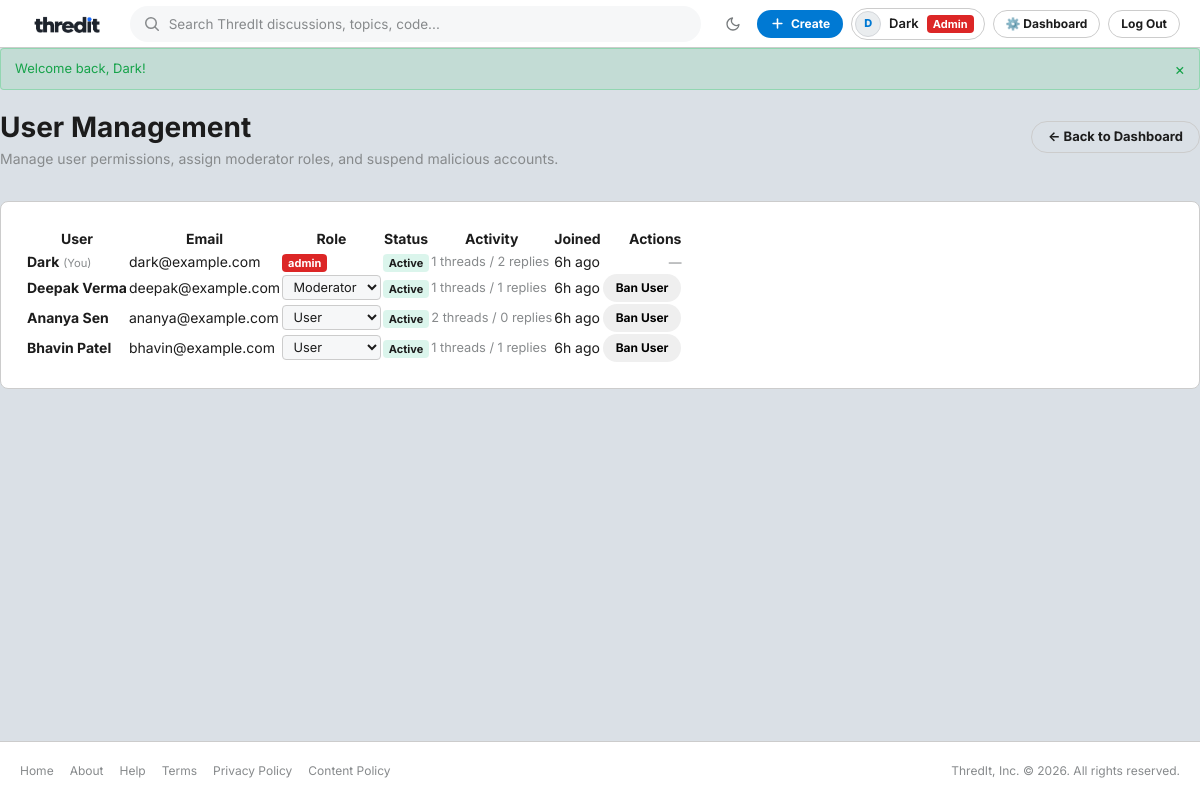
The page /admin/users.php (signed in) on the database its author committed.
### tables this page shows
CREATE TABLE IF NOT EXISTS `users` (
    `id` INT UNSIGNED NOT NULL AUTO_INCREMENT,
    `name` VARCHAR(100) NOT NULL,
    `email` VARCHAR(191) NOT NULL,
    `password_hash` VARCHAR(255) NOT NULL,
    `role` ENUM('user', 'moderator', 'admin') NOT NULL DEFAULT 'user',
    `is_banned` TINYINT(1) NOT NULL DEFAULT 0,
    `created_at` DATETIME NOT NULL DEFAULT CURRENT_TIMESTAMP,
    PRIMARY KEY (`id`),
    UNIQUE KEY `uq_users_email` (`email`),
    INDEX `idx_users_role` (`role`),
    INDEX `idx_users_banned` (`is_banned`)
);

### includes/functions.php (called while the page is built, shortened)
<?php
if (!function_exists('get_base_url')) {
    function get_base_url(): string
    {
        $protocol = (!empty($_SERVER['HTTPS']) && $_SERVER['HTTPS'] !== 'off') ? 'https://' : 'http://';
        $host = $_SERVER['HTTP_HOST'] ?? 'localhost';
        $scriptPath = str_replace('\\', '/', $_SERVER['SCRIPT_NAME'] ?? '');
        $scriptDir = dirname($scriptPath);
        $baseFolder = preg_replace('#/(public|admin|includes|api)$#i', '', $scriptDir);
        return rtrim($protocol . $host . $baseFolder, '/');
    }
}
if (!function_exists('url')) {
    function url(string $path = ''): string
    {
        $base = get_base_url();
        $trimmedPath = ltrim($path, '/');
        return $trimmedPath === '' ? $base : $base . '/' . $trimmedPath;
    }
}
if (!function_exists('e')) {
    function e(mixed $string): string
    {
        return htmlspecialchars((string) ($string ?? ''), ENT_QUOTES, 'UTF-8');
    }
}
if (!function_exists('time_ago')) {
    function time_ago(string $datetime): string
    {
        $timestamp = strtotime($datetime);
        $difference = time() - $timestamp;
        if ($difference < 86400) {
            $hours = floor($difference / 3600);
            return $hours . 'h ago';
        }
        return date('M j, Y', $timestamp);
    }
}

### includes/auth.php (called while the page is built, shortened)
<?php
require_once __DIR__ . '/functions.php';
if (!function_exists('current_user_id')) {
    function current_user_id(): ?int
    {
        return isset($_SESSION['user']['id']) ? (int) $_SESSION['user']['id'] : null;
    }
}

### admin/users.php (the view, shortened to what this page needs)
<?php
require_once __DIR__ . '/../includes/header.php';
$pdo = get_db_connection();
$currentAdminId = current_user_id();
$users = $pdo->query("SELECT u.*,
                             (SELECT COUNT(*) FROM threads WHERE user_id = u.id) AS thread_count,
                             (SELECT COUNT(*) FROM replies WHERE user_id = u.id) AS reply_count
                      FROM users u
                      ORDER BY u.created_at DESC")->fetchAll();
?>
<div style="margin-bottom: 2rem;">
    <div style="display: flex; justify-content: space-between; align-items: center; flex-wrap: wrap; gap: 1rem;">
        <div>
            <h1 style="font-size: 1.75rem; font-weight: 700;">User Management</h1>
            <p style="color: var(--text-muted); font-size: 0.875rem;">Manage user permissions, assign moderator roles, and suspend malicious accounts.</p>
        </div>
        <a href="<?= url('admin/dashboard.php') ?>" class="btn btn-secondary">&larr; Back to Dashboard</a>
    </div>
</div>
<div class="card" style="padding: 1.5rem;">
    <div class="table-responsive">
        <table class="data-table">
            <thead>
                <tr>
                    <th>User</th>
                    <th>Email</th>
                    <th>Role</th>
                    <th>Status</th>
                    <th>Activity</th>
                    <th>Joined</th>
                    <th style="text-align: right;">Actions</th>
                </tr>
            </thead>
            <tbody>
                <?php foreach ($users as $u): ?>
                    <?php $isSelf = ((int) $u['id'] === $currentAdminId); ?>
                    <tr>
                        <td>
                            <strong><?= e($u['name']) ?></strong>
                            <?php if ($isSelf): ?>
                                <span style="font-size: 0.7rem; color: var(--text-muted);">(You)</span>
                            <?php endif; ?>
                        </td>
                        <td><?= e($u['email']) ?></td>
                        <td>
                            <?php if ($isSelf): ?>
                                <span class="badge badge-role badge-role-admin">admin</span>
                            <?php else: ?>
                                <form action="<?= url('admin/users.php') ?>" method="POST" style="display:inline-flex; align-items:center; gap:0.25rem;">
                                    <select name="role" class="form-control" style="padding: 0.2rem 0.4rem; font-size: 0.8rem; width: auto;" onchange="this.form.submit()">
                                        <option value="user" <?= $u['role'] === 'user' ? 'selected' : '' ?>>User</option>
                                        <option value="moderator" <?= $u['role'] === 'moderator' ? 'selected' : '' ?>>Moderator</option>
                                    </select>
                                </form>
                            <?php endif; ?>
                        </td>
                        <td>
                            <?php if ((int) $u['is_banned'] === 1): ?>
                                <span class="badge" style="background-color:rgba(239, 68, 68, 0.15); color:var(--accent-danger);">Banned</span>
                            <?php else: ?>
                                <span class="badge" style="background-color:rgba(16, 185, 129, 0.15); color:var(--accent-best);">Active</span>
                            <?php endif; ?>
                        </td>
                        <td style="font-size: 0.8rem; color: var(--text-muted);">
                            <?= (int) $u['thread_count'] ?> threads / <?= (int) $u['reply_count'] ?> replies
                        </td>
                        <td><?= time_ago($u['created_at']) ?></td>
                        <td style="text-align: right;">
                            <?php if (!$isSelf): ?>
                                <form action="<?= url('admin/users.php') ?>" method="POST" style="display:inline;">
                                    <?php if ((int) $u['is_banned'] === 1): ?>
                                        <button type="submit" class="btn btn-secondary btn-sm" style="color:var(--accent-best);">
                                            Unban
                                        </button>
                                    <?php else: ?>
                                        <button type="submit" class="btn btn-danger btn-sm" onclick="return confirm('Suspend and ban this user account?');">
                                            Ban User
                                        </button>
                                    <?php endif; ?>
                                </form>
                            <?php else: ?>
                                <span style="font-size: 0.8rem; color: var(--text-muted);">&mdash;</span>
                            <?php endif; ?>
                        </td>
                    </tr>
                <?php endforeach; ?>
            </tbody>
        </table>
    </div>
</div>
<?php require_once __DIR__ . '/../includes/footer.php'; ?>

### assets/css/style.css (style rules this page uses)
:root { --bg-body: #DAE0E6; --bg-surface: #FFFFFF; --bg-surface-hover: #F8F9FA; --bg-input: #F6F7F8; --bg-sidebar: #FFFFFF; --bg-chip: #EAEDEF; --bg-code: #F6F8FA; --border-color: #CCCCCC; --border-subtle: #EDEFF1; --border-hover: #898989; --text-primary: #1C1C1C; --text-secondary: #787C7E; --text-muted: #878A8C; --brand-primary: #0079D3; --brand-primary-hover: #005fa3; --brand-accent: #0284c7; --brand-pill-bg: #E8F0FE; --vote-up: #0284C7; --vote-up-bg: rgba(2, 132, 199, 0.1); --vote-down: #7193FF; --vote-down-bg: rgba(113, 147, 255, 0.1); --state-success: #46D160; --state-danger: #EA0027; --state-warning: #FFB000; --font-stack: "Inter", -apple-system, BlinkMacSystemFont, "Segoe UI", Roboto, "Helvetica Neue", Arial, sans-serif; --font-mono: "JetBrains Mono", Consolas, "SF Mono", monospace; --radius-sm: 4px; --radius-md: 6px; --radius-card: 8px; --radius-pill: 9999px; --shadow-card: 0 1px 3px rgba(0, 0, 0, 0.05); --shadow-dropdown: 0 4px 16px rgba(0, 0, 0, 0.15); --avatar-bg: #EAEDEF; --avatar-border: #D3D6DA; --avatar-color: var(--brand-primary); }
*, *::before, *::after { box-sizing: border-box; margin: 0; padding: 0; }
html { scroll-behavior: smooth; -webkit-font-smoothing: antialiased; -moz-osx-font-smoothing: grayscale; }
body { background-color: var(--bg-body); color: var(--text-primary); font-family: var(--font-stack); font-size: 14px; line-height: 1.5; min-height: 100vh; display: flex; flex-direction: column; }
a { color: inherit; text-decoration: none; }
button, input, select, textarea { font-family: inherit; }
.btn { display: inline-flex; align-items: center; justify-content: center; gap: 6px; padding: 6px 16px; font-size: 13px; font-weight: 700; border-radius: var(--radius-pill); border: 1px solid transparent; cursor: pointer; text-decoration: none; white-space: nowrap; transition: all 0.15s ease; user-select: none; height: 32px; }
.btn-sm { height: 28px; padding: 4px 12px; font-size: 12px; }
.btn-secondary { background: transparent; border-color: var(--border-color); color: var(--text-primary); }
.card { background: var(--bg-surface); border: 1px solid var(--border-color); border-radius: var(--radius-card); transition: border-color 0.15s ease; }
.badge { display: inline-flex; align-items: center; gap: 3px; padding: 1px 6px; font-size: 11px; font-weight: 700; border-radius: var(--radius-sm); text-decoration: none; line-height: 16px; }
.badge-role-admin { background: #DC2626; color: #ffffff; }
.form-control { width: 100%; padding: 9px 12px; background: var(--bg-input); border: 1px solid var(--border-color); border-radius: var(--radius-sm); color: var(--text-primary); font-size: 13.5px; outline: none; transition: border-color 0.15s ease; }

### rows shown on the page
users: name "Dark", shows "(You)", email "dark@example.com", shows "admin", is_banned "Active", thread_count "1", reply_count "2", created_at "6h ago"
users: name "Deepak Verma", email "deepak@example.com", role "Moderator", is_banned "Active", thread_count "1", reply_count "1", created_at "6h ago"
users: name "Ananya Sen", email "ananya@example.com", role "User", is_banned "Active", thread_count "2", reply_count "0", created_at "6h ago"
users: name "Bhavin Patel", email "bhavin@example.com", role "User", is_banned "Active", thread_count "1", reply_count "1", created_at "6h ago"

### other values the page prints
mb_substr($user['name'], 0, 1, 'UTF-8') "D"
$user['name'] "Dark"
$flash['message'] "Welcome back, Dark!"
